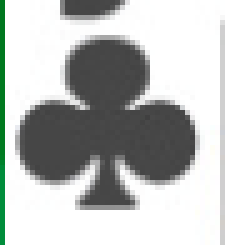
#> input picture assets/templates/suits/c_03.png, 45 x 49 px (shown 5 times larger)
$ python -i cards_ml.py   (imports and definitions only)
#> lines starting #> are read from the running program, lines starting #| are printed output that depends on the picture; after the words box and inside, x2 and y2 are one past the last pixel; in counts of white or black regions, pixels touching at a corner belong together
#> further down, picture is the input picture: shape (49, 45, 3); mean B, G, R 184.7, 186.7, 183.8
import cv2, numpy as np, joblib
from pathlib import Path

MODEL_DIR = Path("models")
R_PATH = MODEL_DIR/"rank_lr.joblib"
S_PATH = MODEL_DIR/"suit_lr.joblib"

def _prep(bgr, size=48):
#> called with size = 48
    gray = cv2.cvtColor(bgr, cv2.COLOR_BGR2GRAY)
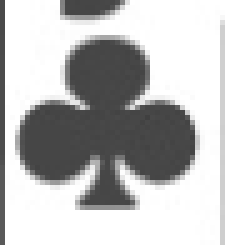
#> gray: shape (49, 45) (shown 5 times larger); min 64, max 255, mean 185.6
    gray = cv2.createCLAHE(3.0,(8,8)).apply(gray)
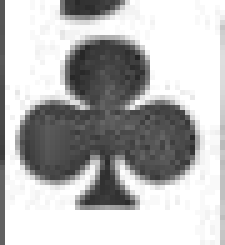
#> gray: shape (49, 45) (shown 5 times larger); min 36, max 255, mean 184.6
    _, th = cv2.threshold(cv2.GaussianBlur(gray,(3,3),0), 0, 255, cv2.THRESH_BINARY+cv2.THRESH_OTSU)
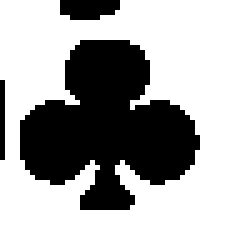
#> th: shape (49, 45) (shown 5 times larger); 63.9% white; 3 black regions (1 under 20 px), largest, box (x1, y1, x2, y2) and area: (4, 8, 40, 42) 738, (12, 0, 24, 4) 41
    if gray.mean()<127: th = 255 - th
    th = cv2.resize(th, (size, size), interpolation=cv2.INTER_AREA)
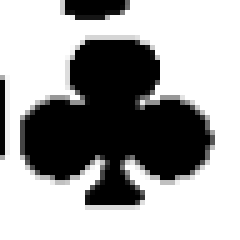
#> th: shape (48, 48) (shown 5 times larger); min 0, max 255, mean 163.1
    x = th.astype(np.float32)/255.0
    return x.reshape(1,-1)

class RankSuitML:
    def __init__(self):
        self.rank = joblib.load(R_PATH) if R_PATH.exists() else None
        self.suit = joblib.load(S_PATH) if S_PATH.exists() else None

    def predict_rank(self, patch_rgb):
        if self.rank is None: return None, 0.0
        bgr = cv2.cvtColor(patch_rgb, cv2.COLOR_RGB2BGR)
        X = _prep(bgr)
        probs = self.rank.predict_proba(X)[0]
        idx = int(np.argmax(probs))
        return self.rank.classes_[idx], float(probs[idx])

    def predict_suit(self, patch_rgb):
        if self.suit is None: return None, 0.0
        bgr = cv2.cvtColor(patch_rgb, cv2.COLOR_RGB2BGR)
        X = _prep(bgr)
        probs = self.suit.predict_proba(X)[0]
        idx = int(np.argmax(probs))
        return self.suit.classes_[idx], float(probs[idx])

>>> import cv2
>>> picture = cv2.imread('../../assets/templates/suits/c_03.png')
>>> result = _prep(picture)

$ run again, on assets/templates/suits/c_15.png
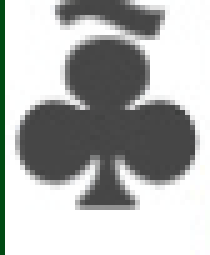
#> input picture assets/templates/suits/c_15.png, 42 x 51 px (shown 5 times larger)
#> picture is the input picture: shape (51, 42, 3); mean B, G, R 177.9, 179.2, 177.4
#> in _prep, `_, th = cv2.threshold(cv2.GaussianBlur(gray,(3,3),0), 0, 255, cv2.THRE..`:
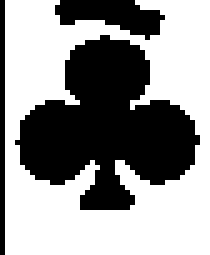
#> th: shape (51, 42) (shown 5 times larger); 58.3% white; 3 black regions, box (x1, y1, x2, y2) and area: (3, 7, 40, 42) 739, (11, 0, 33, 8) 103, (0, 0, 1, 51) 51
#> in _prep, `th = cv2.resize(th, (size, size), interpolation=cv2.INTER_AREA)`:
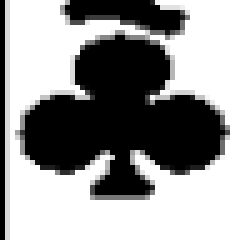
#> th: shape (48, 48) (shown 5 times larger); min 0, max 255, mean 148.7
